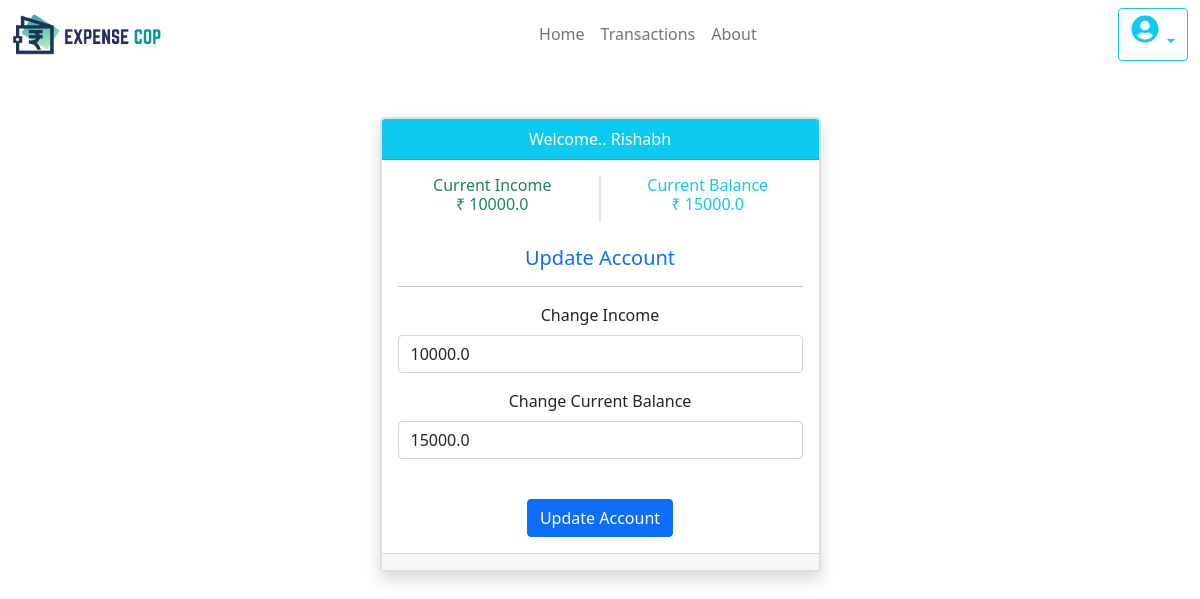
Page /account (signed in) on the committed database.
### home/models.py (models this page shows, shortened)
class userDetail(models.Model):
    user_id = models.AutoField(primary_key=True)
    credential = models.ForeignKey(User, on_delete=models.CASCADE)
    income = models.FloatField()
    current_balance = models.FloatField()

### home/views.py (the view)
# urls.py: path('account', views.account, name='account'),
@login_required(login_url='/login')
def account(request):
    detail = userDetail.objects.filter(credential=request.user)
    param = {'detail':detail}
    return render(request, 'account.html', param)

### home/templates/account.html (shortened to what this page needs)
{% extends 'base.html' %}
{% block body %}
<div class="container">
    <div class="container">
        <div class="row">
            <div class="col-sm-9 col-md-7 col-lg-5 mx-auto">
                <div class="card card-signin my-5 shadow mb-5 bg-white rounded">
                    <div class="card text-center">
                        <div class="card-header bg-info text-white">
                            Welcome.. {{request.user.first_name}}
                        </div>
                        <div class="card-body">
                            <div class="row">
                                {% for data in detail %}
                                <div class="col-lg-6 border-end">
                                    <h6 class="text-success">Current Income <br> &#8377; {{data.income}}</h6>
                                </div>
                                <div class="col-lg-6 border-start">
                                    <h6 class="text-info">Current Balance <br> &#8377; {{data.current_balance}}</h6>
                                </div>
                            </div>
                            <br>
                            <h5 class="card-title text-primary">Update Account</h5><hr>
                            <form method="POST" action="/updateaccount">
                                <div class="mb-3">
                                    <label for="inputIncome" class="form-label">Change Income</label>
                                    <input type="number" name="income" value = "{{data.income}}" class="form-control" id="inputIncome" placeholder="Enter Your Income" required>
                                  </div>
                                  <div class="mb-3">
                                    <label for="inputBalance" class="form-label">Change Current Balance</label>
                                    <input type="number" name="balance"  value = "{{data.current_balance}}" class="form-control" id="inputBalance" placeholder="Current Balance" required>
                                  </div>
                                  <br>
                                  <div>
                                    <button type="submit" class="btn btn-primary">Update Account</button>
                                  </div>
                            </form>
                            {% endfor %}
                        </div>
                        <div class="card-footer text-muted">
                        </div>
                    </div>
                </div>
            </div>
        </div>
    </div>
</div>
{% endblock body %}

### rows in the picture
userDetail: income "10000.0", current_balance "15000.0", balance "15000.0"

### other values in the picture
{{ request.user.first_name }} "Rishabh"
